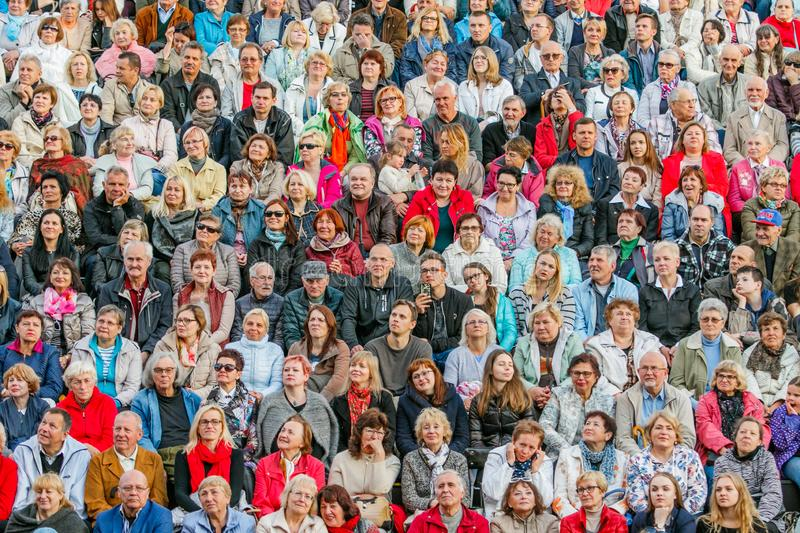
#> input picture bigcrowd.jpg, 800 x 533 px
$ python faceDetection.py
#> lines starting #> are read from the running program, lines starting #| are printed output that depends on the picture; after the words box and inside, x2 and y2 are one past the last pixel; in counts of white or black regions, pixels touching at a corner belong together
import cv2 as cv
import numpy as np

faceCascade = cv.CascadeClassifier("data/haarcascades_cuda/haarcascade_frontalface_default.xml")
faceImage = cv.imread("bigcrowd.jpg")
#> faceImage is the input picture: shape (533, 800, 3); mean B, G, R 116.3, 120.8, 141
grayscale = cv.cvtColor(faceImage, cv.COLOR_BGR2GRAY)
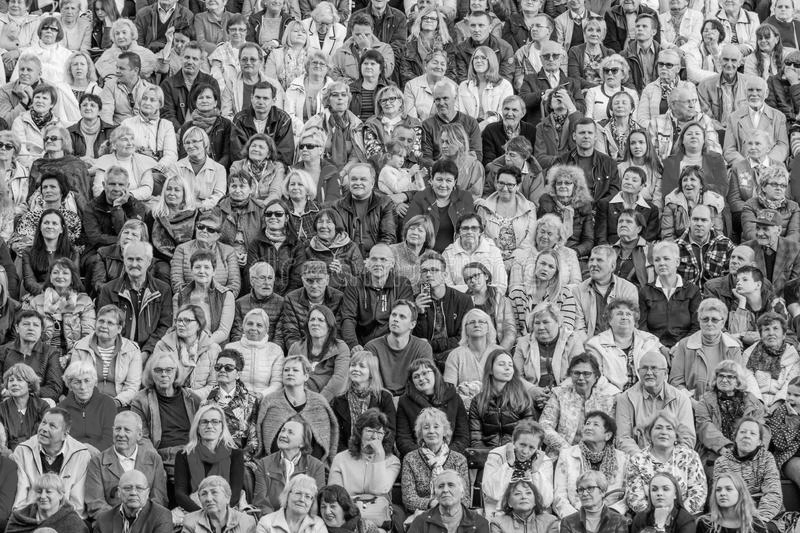
#> grayscale: shape (533, 800); min 0, max 255, mean 126.3
faces = faceCascade.detectMultiScale(grayscale, 1.1, 5)
#> faces = 49 rows, first 6: [464, 15, 26, 26], [178, 48, 25, 25], [67, 54, 25, 25], [651, 54, 29, 29], [327, 84, 27, 27], [192, 88, 26, 26]
print(faces)
#> (printed output is left out)
for (x,y,w,h) in faces:
    cv.rectangle(grayscale, (x,y), (x+w, y+h), (0,225,0), 3)
#> this loop made 49 passes
#> (x, y, w, h) on passes 1 to 12: (464, 15, 26, 26), (178, 48, 25, 25), (67, 54, 25, 25), (651, 54, 29, 29), (327, 84, 27, 27), (192, 88, 26, 26), (248, 87, 28, 28), (498, 99, 27, 27), (574, 123, 26, 26), (625, 132, 25, 25), (740, 133, 26, 26), (346, 168, 27, 27)
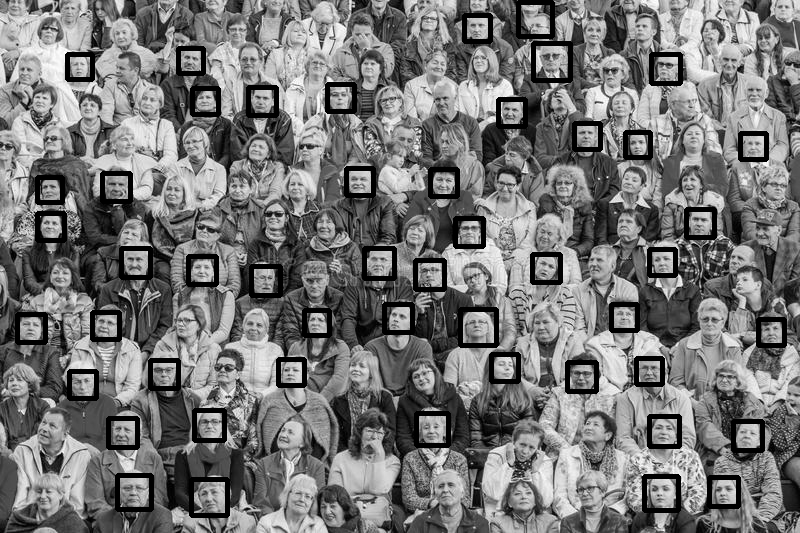
#> grayscale: shape (533, 800); 6.39% of pixels changed, all inside (x1, y1, x2, y2) = (15, 0, 787, 518)

cv.imshow("My Picture", grayscale)
cv.waitKey(0)
cv.destroyAllWindows()

$ run again, with crowd.jpg copied over bigcrowd.jpg
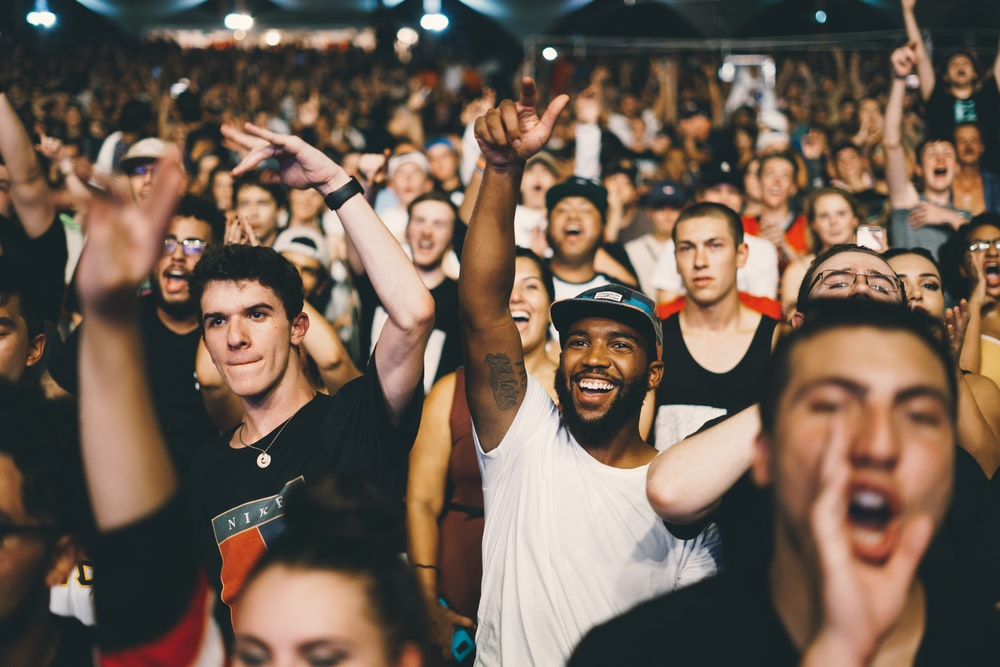
#> input picture crowd.jpg, 1000 x 667 px
#> faceImage is the input picture: shape (667, 1000, 3); mean B, G, R 80.8, 93.9, 111.6
#> `grayscale = cv.cvtColor(faceImage, cv.COLOR_BGR2GRAY)`:
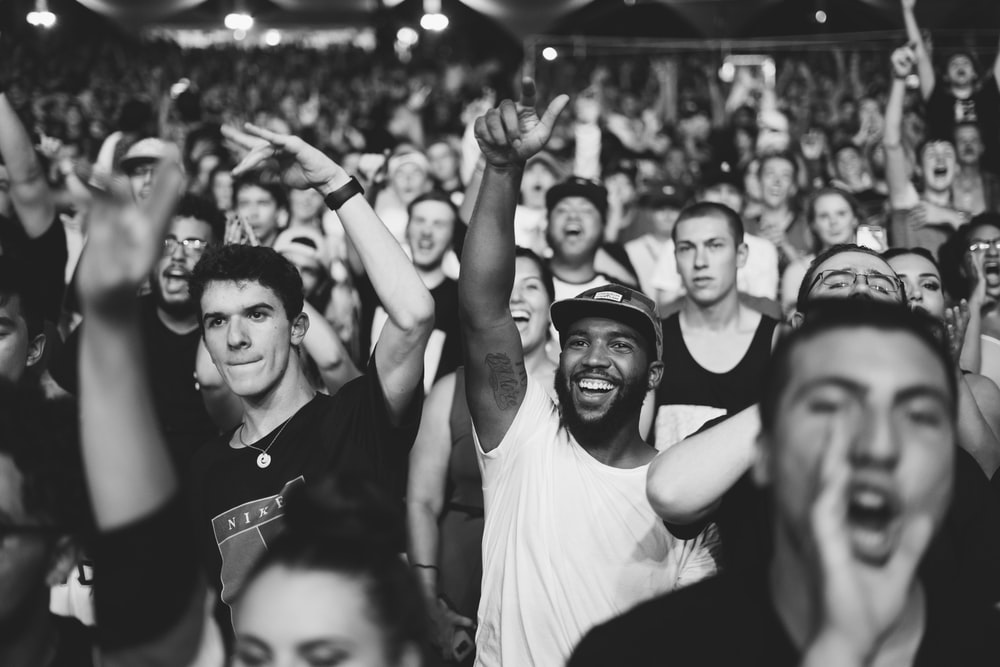
#> grayscale: shape (667, 1000); min 3, max 255, mean 97.7
#> faces = 13 rows, first 6: [946, 53, 29, 29], [856, 100, 29, 29], [756, 157, 46, 46], [808, 195, 51, 51], [229, 184, 51, 51], [160, 220, 52, 52]
#| [[946  53  29  29]
#|  [856 100  29  29]
#|  [756 157  46  46]
#|  [808 195  51  51]
#|  [229 184  51  51]
#|  [160 220  52  52]
#> (further printed lines are left out)
#> the loop `for (x,y,w,h) in faces:` made 13 passes
#> after the loop `for (x,y,w,h) in faces:`:
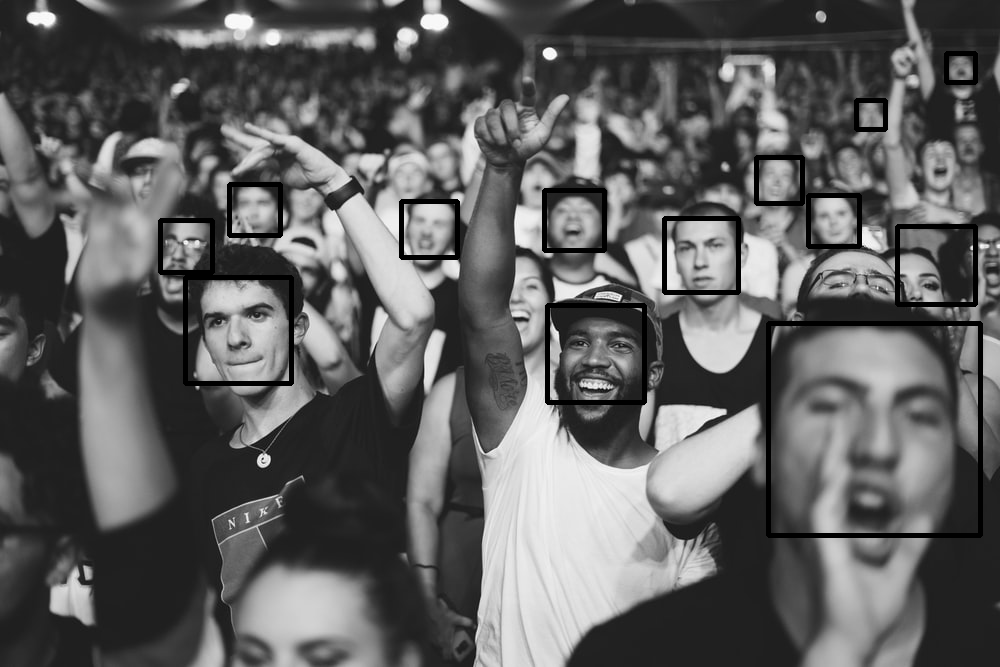
#> grayscale: shape (667, 1000); 2.8% of pixels changed, all inside (x1, y1, x2, y2) = (158, 51, 983, 538)

$ run again, with groupFacePic.jpg copied over bigcrowd.jpg
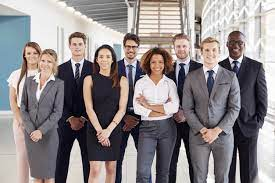
#> input picture groupFacePic.jpg, 275 x 183 px
#> faceImage is the input picture: shape (183, 275, 3); mean B, G, R 137, 135.7, 142.6
#> `grayscale = cv.cvtColor(faceImage, cv.COLOR_BGR2GRAY)`:
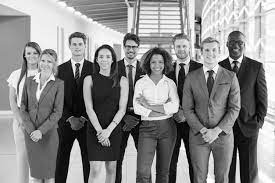
#> grayscale: shape (183, 275); min 0, max 255, mean 137.9
#> faces = [[65, 34, 27, 27]]
#| [[65 34 27 27]]
#> the loop `for (x,y,w,h) in faces:` made 1 pass
#> after the loop `for (x,y,w,h) in faces:`:
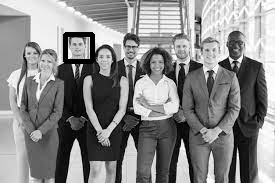
#> grayscale: shape (183, 275); 1.05% of pixels changed, all inside (x1, y1, x2, y2) = (63, 32, 95, 64)

$ run again, with groupFacePic1.jpg copied over bigcrowd.jpg
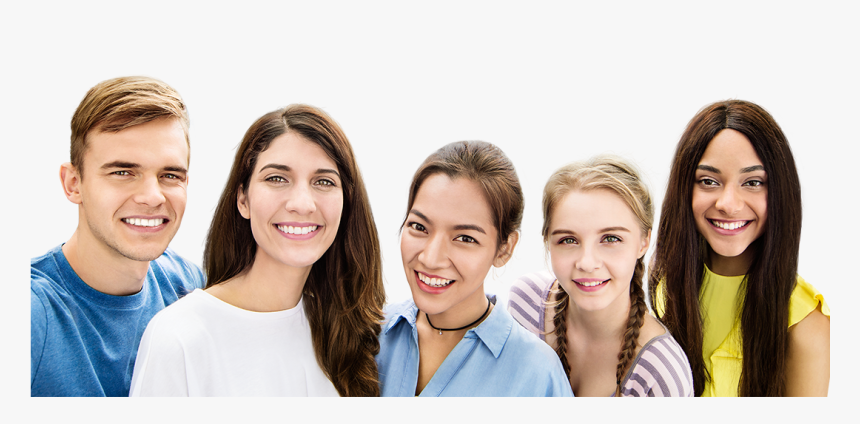
#> input picture groupFacePic1.jpg, 860 x 424 px
#> faceImage is the input picture: shape (424, 860, 3); mean B, G, R 183.6, 190, 199.8
#> `grayscale = cv.cvtColor(faceImage, cv.COLOR_BGR2GRAY)`:
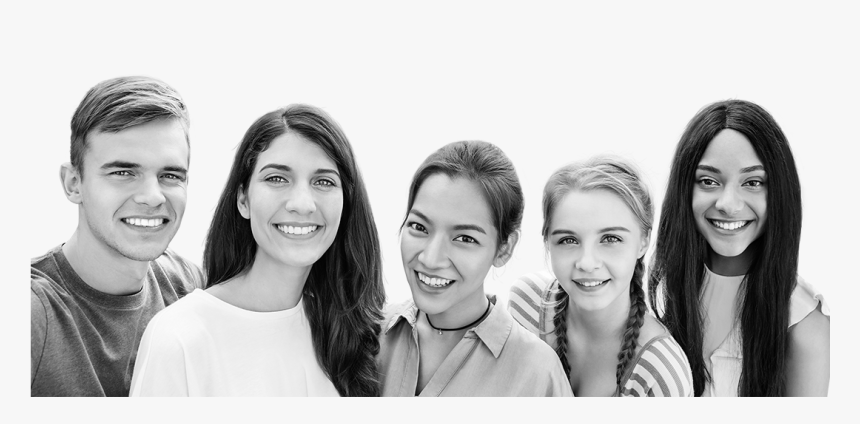
#> grayscale: shape (424, 860); min 0, max 254, mean 192.2
#> faces = [[531, 193, 120, 120], [83, 124, 130, 130], [675, 142, 107, 107], [236, 133, 122, 122], [380, 186, 122, 122]]
#| [[531 193 120 120]
#|  [ 83 124 130 130]
#|  [675 142 107 107]
#|  [236 133 122 122]
#|  [380 186 122 122]]
#> the loop `for (x,y,w,h) in faces:` made 5 passes
#> after the loop `for (x,y,w,h) in faces:`:
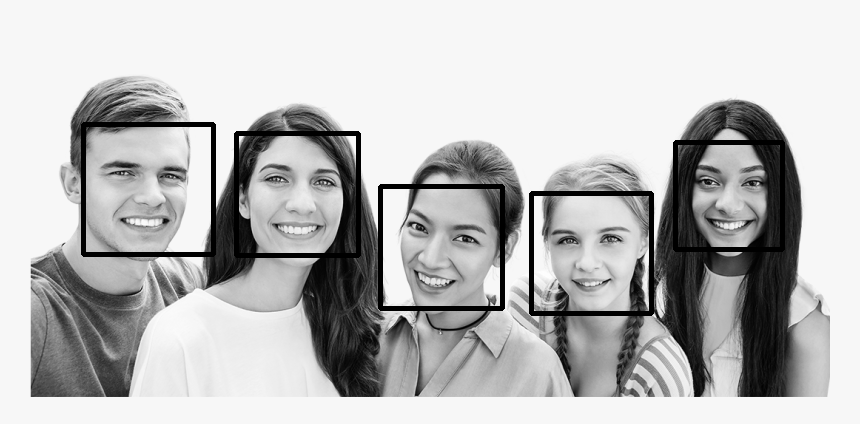
#> grayscale: shape (424, 860); 3.28% of pixels changed, all inside (x1, y1, x2, y2) = (81, 122, 785, 316)
